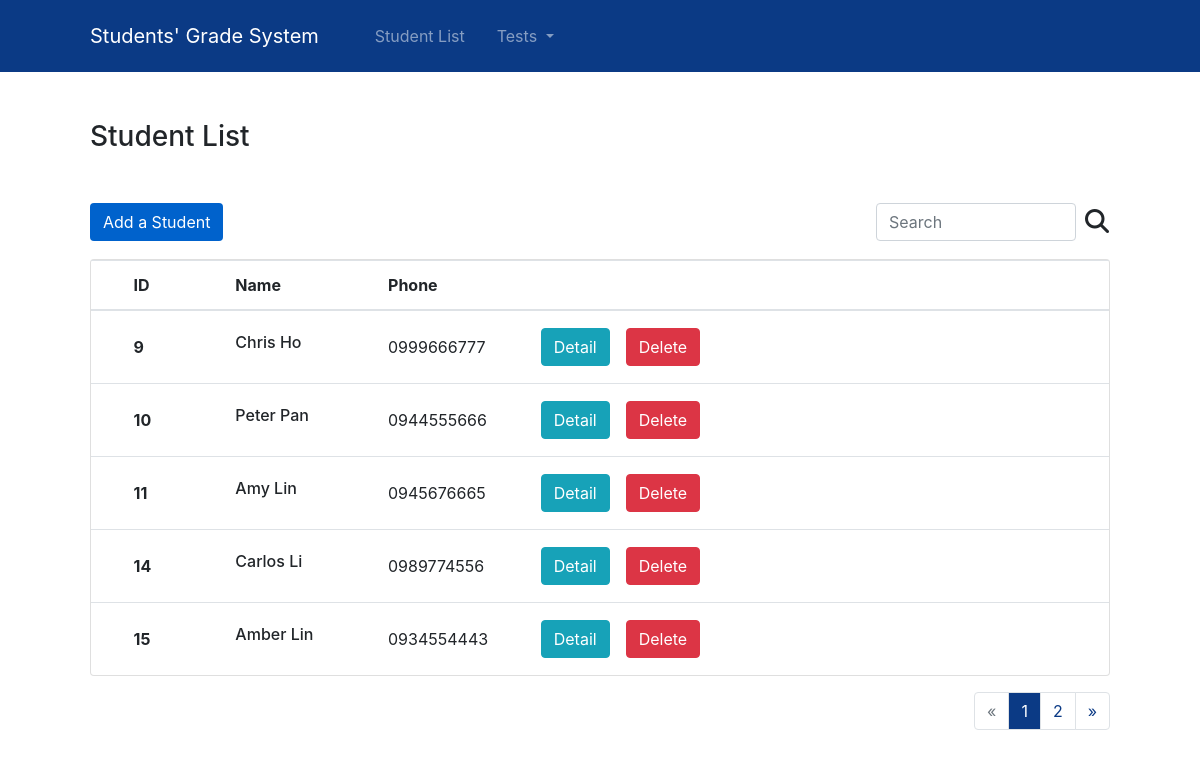
The page /student/ on the database its author committed.
### student/models.py (models this page shows, shortened)
class Student(models.Model):
    firstName = models.CharField(max_length=20)
    lastName = models.CharField(max_length=20)
    phone = models.CharField(unique=True, max_length=20, validators=[validatePhone])
    @property
    def fullName(self):
        return f"{self.firstName} {self.lastName}"

### student/views.py (the view)
# urls.py: path('', StudentList.as_view(), name='list'),
class StudentList(ListView):
    model = Student
    template_name = "student/StudentList.html"
    context_object_name = "students"
    paginate_by = 5
    def get_queryset(self):
        qs = super().get_queryset()
        name = self.request.GET.get("name")
        if name:
            result = searchStudent(name)
            if result:
                return result
            else:
                return []
        else:
            return qs
    def get_context_data(self, **kwargs):
        context = super().get_context_data(**kwargs)
        name = self.request.GET.get("name")
        context["name"] = name
        return context

### student/templates/student/StudentList.html (shortened to what this page needs)
{% extends 'Base.html' %}
{% block content %}
<h3 class="mt-4 mb-5">Student List</h3>
<div class="d-flex justify-content-between align-items-center mb-3 mt-5">
  <a
    href="{% url 'student:create' %}"
    type="button"
    class="btn text-white"
    style="background-color: #0062cc;"
  >
    Add a Student
  </a>
  <form method="GET" class="d-flex form-inline my-2 my-lg-0">
    <input
      class="form-control mr-sm-2 basicAutoComplete"
      data-url="{% url 'student:autoComplete' %}"
      autocomplete="off"
      type="search"
      placeholder="Search"
      autocomplete="on"
      name="name"
      value="{% if name != None %}{{ name }}{% endif %}"
      style="width: 200px"
    >
    <button class="btn px-0" type="submit">
      <i class="fas fa-search" style="font-size: 1.5rem"></i>
    </button>
  </form>
</div>
<div class="card">
  <table class="table mb-0">
    <thead>
      <tr>
        <th style="width: 3%"></th>
        <th scope="col">ID</th>
        <th scope="col">Name</th>
        <th scope="col">Phone</th>
        <th scope="col"></th>
      </tr>
    </thead>
    <tbody>
      {% if students %}
        {% for student in students %}
          <tr>
            <td></td>
            <th scope="row" class="py-4" style="width: 10%">{{ student.id }}</th>
            <td style="width: 15%"><h6>{{ student.fullName }}</h6></td>
            <td style="width: 15%">{{ student.phone }}</td>
            <td>
              <div class="d-flex">
                <a
                  href="{% url 'student:detail' student.pk %}"
                  type="button"
                  class="btn btn-info mr-3"
                >
                  Detail
                </a>
                <button
                  class="btn btn-danger"
                  data-toggle="modal"
                  data-target="#deleteStudentModal{{ student.id }}"
                >
                  Delete
                </button>
              </div>
            </td>
          </tr>
        {% endfor %}
      {% else %}
        <tr>
          <td colspan="5" class="py-4" style="text-align: center;">
            <h5 class="text-secondary">No Result</h5>
          </td>
        </tr>
      {% endif %}
    </tbody>
  </table>
</div>
<div>
  {% include 'Paginator.html' %}
</div>
{% endblock %}

### static/css/style.css (style rules this page uses)
.table td { vertical-align: middle; }

### rows shown on the page
Student: id "9", fullName "Chris Ho", phone "0999666777"
Student: id "10", fullName "Peter Pan", phone "0944555666"
Student: id "11", fullName "Amy Lin", phone "0945676665"
Student: id "14", fullName "Carlos Li", phone "0989774556"
Student: id "15", fullName "Amber Lin", phone "0934554443"

### other values the page prints
{{ page }} "1"
{{ page }} "2"
